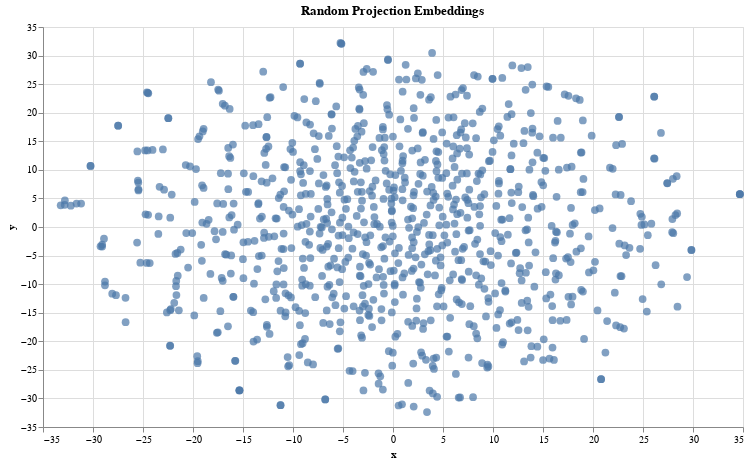

Notebook code cell kept with this figure:
### Markdown cell above
We can then use the Altair visualization library to create a scatterplot of these coordinates:

### Code cell
chart = alt.Chart(df).mark_circle(size=60).encode(
    x='x',
    y='y',
    tooltip=['place', 'country']
).properties(width=700, height=400, title="Random Projection Embeddings")
chart.save('randomProjection.json')
chart

### Figure 1 — Vega-Lite specification as saved in the notebook (floating-point values rounded to 4 significant figures; data arrays with more than 128 entries replaced by an {"elided": "..."} marker saying what was removed)
{"config": {"view": {"continuousWidth": 400, "continuousHeight": 300}}, "data": {"name": "data-fab6a5760884ae5e204417f256a34a06"}, "mark": {"type": "circle", "size": 60}, "encoding": {"tooltip": [{"type": "nominal", "field": "place"}, {"type": "nominal", "field": "country"}], "x": {"type": "quantitative", "field": "x"}, "y": {"type": "quantitative", "field": "y"}}, "height": 400, "title": "Random Projection Embeddings", "width": 700, "$schema": "https://vega.github.io/schema/vega-lite/v4.8.1.json", "datasets": {"data-fab6a5760884ae5e204417f256a34a06": {"elided": "894 records"}}}
